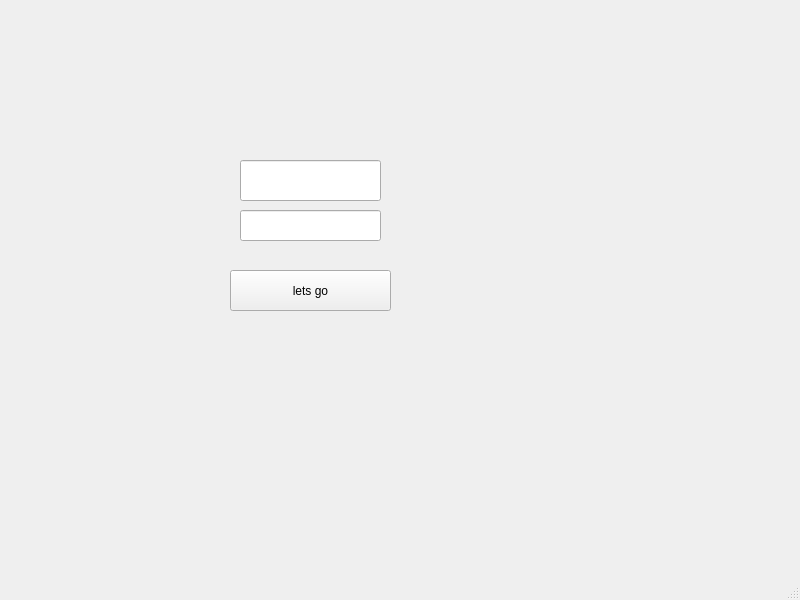
<?xml version="1.0" encoding="UTF-8"?>
<ui version="4.0">
 <class>MainWindow</class>
 <widget class="QMainWindow" name="MainWindow">
  <property name="geometry">
   <rect>
    <x>0</x>
    <y>0</y>
    <width>800</width>
    <height>600</height>
   </rect>
  </property>
  <property name="windowTitle">
   <string>MainWindow</string>
  </property>
  <widget class="QWidget" name="centralwidget">
   <widget class="QPushButton" name="zaebok">
    <property name="geometry">
     <rect>
      <x>230</x>
      <y>270</y>
      <width>161</width>
      <height>41</height>
     </rect>
    </property>
    <property name="text">
     <string>lets go</string>
    </property>
   </widget>
   <widget class="QLineEdit" name="Argum1">
    <property name="geometry">
     <rect>
      <x>240</x>
      <y>160</y>
      <width>141</width>
      <height>41</height>
     </rect>
    </property>
   </widget>
   <widget class="QLineEdit" name="Argum2">
    <property name="geometry">
     <rect>
      <x>240</x>
      <y>210</y>
      <width>141</width>
      <height>31</height>
     </rect>
    </property>
   </widget>
   <widget class="QLabel" name="label">
    <property name="geometry">
     <rect>
      <x>30</x>
      <y>260</y>
      <width>161</width>
      <height>51</height>
     </rect>
    </property>
    <property name="text">
     <string/>
    </property>
   </widget>
  </widget>
  <widget class="QMenuBar" name="menubar">
   <property name="geometry">
    <rect>
     <x>0</x>
     <y>0</y>
     <width>800</width>
     <height>26</height>
    </rect>
   </property>
  </widget>
  <widget class="QStatusBar" name="statusbar"/>
 </widget>
 <resources/>
 <connections/>
</ui>
